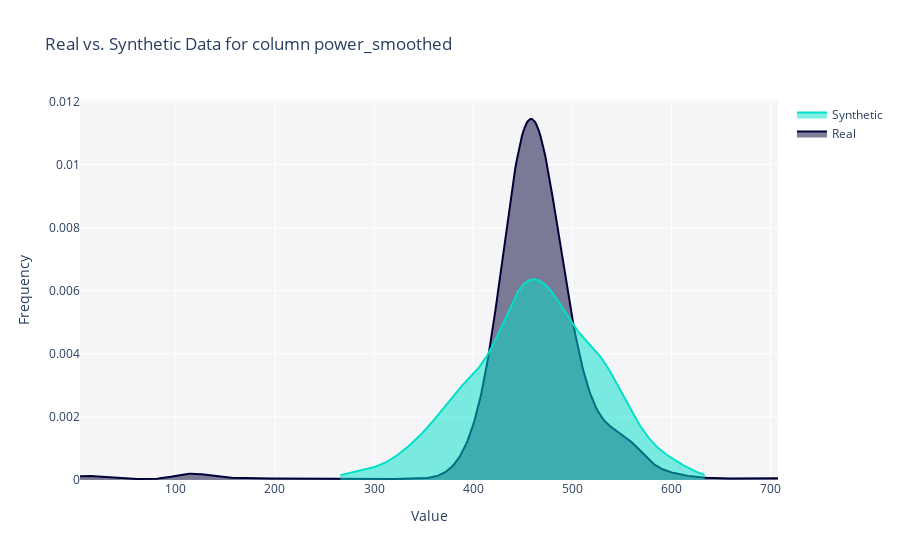

Notebook source saved alongside this figure:
### Code cell
from sdv.evaluation.single_table import get_column_plot

fig = get_column_plot(
    real_data=real_data_flight1,
    synthetic_data=synthetic_data_Gaussian_flight1,
    column_name='power_smoothed',
    metadata=metadata_flight1
)
    
fig.show()

### Figure 1 — Plotly figure (JSON) as saved in the notebook; plotly's stock layout.template omitted (floating-point values rounded to 4 significant figures; data arrays with more than 128 entries replaced by an {"elided": "..."} marker saying what was removed)
{"data": [{"fill": "tozeroy", "hovertemplate": "<b>Real</b><br>Value: %{x}<br>Frequency: %{y}<extra></extra>", "legendgroup": "Real", "marker": {"color": "#000036"}, "mode": "lines", "name": "Real", "showlegend": true, "type": "scatter", "x": {"elided": "500 float values"}, "xaxis": "x", "y": {"elided": "500 float values"}, "yaxis": "y"}, {"fill": "tozeroy", "hovertemplate": "<b>Synthetic</b><br>Value: %{x}<br>Frequency: %{y}<extra></extra>", "legendgroup": "Synthetic", "marker": {"color": "#01E0C9"}, "mode": "lines", "name": "Synthetic", "showlegend": true, "type": "scatter", "x": {"elided": "500 float values"}, "xaxis": "x", "y": {"elided": "500 float values"}, "yaxis": "y"}], "layout": {"barmode": "overlay", "hovermode": "closest", "legend": {"traceorder": "reversed"}, "plot_bgcolor": "#F5F5F8", "title": {"text": "Real vs. Synthetic Data for column power_smoothed"}, "xaxis": {"anchor": "y2", "domain": [0, 1], "title": {"text": "Value"}, "zeroline": false}, "yaxis": {"anchor": "free", "domain": [0, 1], "position": 0, "title": {"text": "Frequency"}}}}
